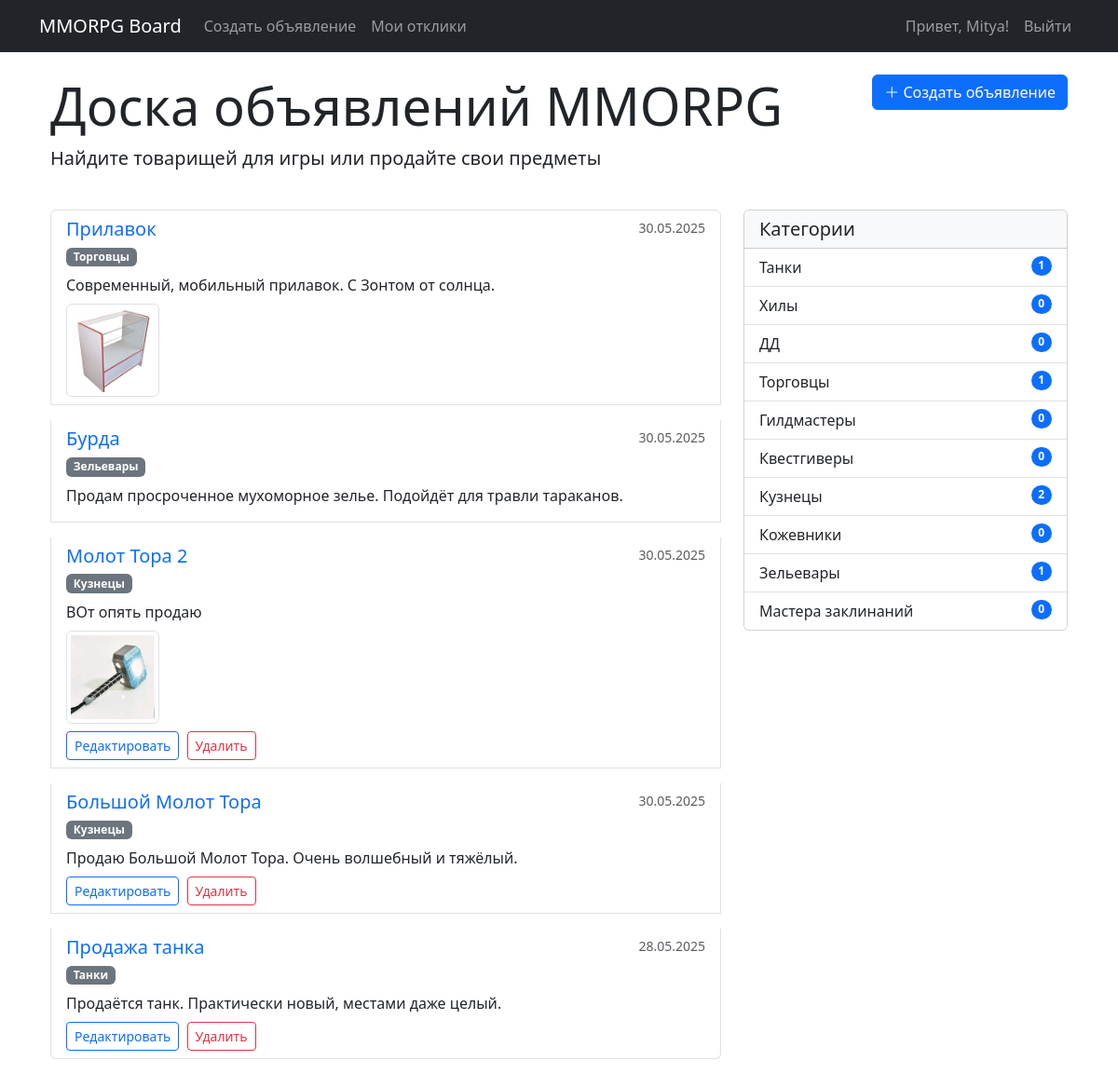
Screenshot of / (signed in) with the database file from the repository.
### accounts/models.py (models this page shows, shortened)
class User(AbstractUser):
    email = models.EmailField(unique=True)
    email_confirmed = models.BooleanField(default=False)
    confirmation_code = models.CharField(max_length=100, blank=True, null=True)
    confirmation_code_created = models.DateTimeField(default=timezone.now)

### ads/models.py (models this page shows, shortened)
class Advertisement(models.Model):
    title = models.CharField(max_length=255, validators=[MinLengthValidator(5)])
    content = CKEditor5Field('Text', config_name='default')
    image = models.ImageField(upload_to='ads_images/', blank=True, null=True, verbose_name="Изображение")
    video = models.FileField(upload_to='ads_videos/', blank=True, null=True, verbose_name="Видео")
    author = models.ForeignKey(User, on_delete=models.CASCADE)
    category = models.ForeignKey(Category, on_delete=models.PROTECT)
    created_at = models.DateTimeField(auto_now_add=True)
    updated_at = models.DateTimeField(auto_now=True)

class Category(models.Model):
    CATEGORY_CHOICES = [
        ('Tanks', 'Танки'),
        ('Heals', 'Хилы'),
        ('DD', 'ДД'),
        ('Merchants', 'Торговцы'),
        ('Guildmasters', 'Гилдмастеры'),
        ('Questgivers', 'Квестгиверы'),
        ('Blacksmiths', 'Кузнецы'),
        ('Tanners', 'Кожевники'),
        ('Potionmakers', 'Зельевары'),
        ('Spellmasters', 'Мастера заклинаний'),
    ]
    name = models.CharField(max_length=20, choices=CATEGORY_CHOICES, unique=True)

### ads/views.py (the view)
# urls.py: path('', home, name='home'),
def home(request):
    categories = Category.objects.all()
    advertisements = Advertisement.objects.all().order_by('-created_at')
    return render(request, 'ads/home.html', {
        'categories': categories,
        'advertisements': advertisements,
    })

### templates/ads/home.html (shortened to what this page needs)
{% extends 'base.html' %}
{% block content %}
<div class="container">
    <div class="row mb-4">
        <div class="col">
            <h1 class="display-4">Доска объявлений MMORPG</h1>
            <p class="lead">Найдите товарищей для игры или продайте свои предметы</p>
        </div>
        <div class="col-auto">
            {% if user.is_authenticated %}
            <a href="{% url 'create_advertisement' %}" class="btn btn-primary">
                <i class="bi bi-plus-lg"></i> Создать объявление
            </a>
            {% endif %}
        </div>
    </div>
    <div class="row">
        <div class="col-lg-8">
            {% if advertisements %}
            <div class="list-group">
                {% for ad in advertisements %}
                <div class="list-group-item mb-3">
                    <div class="d-flex w-100 justify-content-between">
                        <h5 class="mb-1">
                            <a href="{% url 'advertisement_detail' ad.pk %}"
                               class="text-decoration-none">
                                {{ ad.title }}
                            </a>
                        </h5>
                        <small class="text-muted">{{ ad.created_at|date:"d.m.Y" }}</small>
                    </div>
                    <div class="mb-2">
                        <span class="badge bg-secondary">
                            {{ ad.category.get_name_display }}
                        </span>
                    </div>
                    <p class="mb-1">{{ ad.content|striptags|truncatechars:150 }}</p>
                    {% if ad.image and ad.image.url %}
                    <div class="mt-2">
                        <img src="{{ ad.image.url }}"
                             alt="{{ ad.title }}"
                             class="img-thumbnail"
                             style="max-height: 100px;"
                             onerror="this.style.display='none'">
                    </div>
                    {% endif %}
                    {% if user == ad.author %}
                    <div class="mt-2">
                        <a href="{% url 'edit_advertisement' ad.pk %}"
                           class="btn btn-sm btn-outline-primary">
                            Редактировать
                        </a>
                        <form action="{% url 'delete_advertisement' ad.pk %}"
                              method="post"
                              class="d-inline ms-1"
                              onsubmit="return confirm('Удалить это объявление?');">
                            <button type="submit" class="btn btn-sm btn-outline-danger">
                                Удалить
                            </button>
                        </form>
                    </div>
                    {% endif %}
                </div>
                {% endfor %}
            </div>
            {% else %}
            <div class="alert alert-info">
                Пока нет объявлений. Будьте первым!
            </div>
            {% endif %}
        </div>
        <div class="col-lg-4">
            <div class="card mb-4">
                <div class="card-header bg-light">
                    <h5 class="mb-0">Категории</h5>
                </div>
                <div class="list-group list-group-flush">
                    {% for category in categories %}
                    <a href="#" class="list-group-item list-group-item-action">
                        {{ category.get_name_display }}
                        <span class="badge bg-primary rounded-pill float-end">
                            {{ category.advertisement_set.count }}
                        </span>
                    </a>
                    {% endfor %}
                </div>
            </div>
        </div>
    </div>
</div>
{% endblock %}

### templates/base.html (shortened to what this page needs)
<!DOCTYPE html>
<html lang="ru">
<head>
    <link href="https://cdn.jsdelivr.net/npm/bootstrap@5.3.0/dist/css/bootstrap.min.css" rel="stylesheet">
    <link href="https://cdn.jsdelivr.net/npm/bootstrap-icons/font/bootstrap-icons.css" rel="stylesheet">
</head>
<body>
    <nav class="navbar navbar-expand-lg navbar-dark bg-dark">
        <div class="container">
            <a class="navbar-brand" href="{% url 'home' %}">MMORPG Board</a>
            <div class="collapse navbar-collapse">
                <ul class="navbar-nav me-auto">
                    <li class="nav-item">
                        <a class="nav-link" href="{% url 'create_advertisement' %}">Создать объявление</a>
                    </li>
                    <li class="nav-item">
                        <a class="nav-link" href="{% url 'my_responses' %}">Мои отклики</a>
                    </li>
                </ul>
                <ul class="navbar-nav">
                    {% if user.is_authenticated %}
                        <li class="nav-item">
                            <span class="nav-link">Привет, {{ user.username }}!</span>
                        </li>
                        <li class="nav-item">
                            <form action="{% url 'logout' %}" method="post">
                                <button type="submit" class="nav-link btn btn-link" style="display: inline;">
                                    Выйти
                                </button>
                            </form>
                        </li>
                    {% endif %}
                </ul>
            </div>
        </div>
    </nav>
    <div class="container mt-4">
        {% block content %}
        {% endblock %}
    </div>
</body>
</html>

### rows the page displays
User: username "Mitya"
Advertisement: title "Прилавок", created_at "30.05.2025", category.name "Торговцы", content "Современный, мобильный прилавок. С Зонтом от солнца.", image (picture)
Advertisement: title "Бурда", created_at "30.05.2025", category.name "Зельевары", content "Продам просроченное мухоморное зелье. Подойдёт для травли тараканов."
Advertisement: title "Молот Тора 2", created_at "30.05.2025", category.name "Кузнецы", content "ВОт опять продаю", image (picture), shows "Редактировать"
Advertisement: title "Большой Молот Тора", created_at "30.05.2025", category.name "Кузнецы", content "Продаю Большой Молот Тора. Очень волшебный и тяжёлый.", shows "Редактировать"
Advertisement: title "Продажа танка", created_at "28.05.2025", category.name "Танки", content "Продаётся танк. Практически новый, местами даже целый.", shows "Редактировать"
Category: name "Танки", advertisement_set.count "1"
Category: name "Хилы", advertisement_set.count "0"
Category: name "ДД", advertisement_set.count "0"
Category: name "Торговцы", advertisement_set.count "1"
Category: name "Гилдмастеры", advertisement_set.count "0"
Category: name "Квестгиверы", advertisement_set.count "0"
Category: name "Кузнецы", advertisement_set.count "2"
Category: name "Кожевники", advertisement_set.count "0"
Category: name "Зельевары", advertisement_set.count "1"
Category: name "Мастера заклинаний", advertisement_set.count "0"
